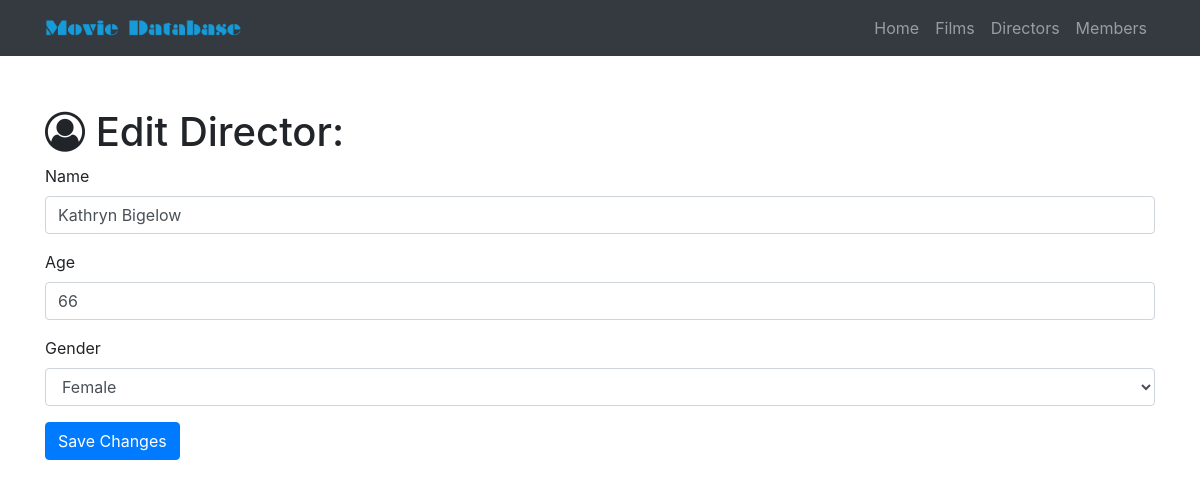
The app's page /director/edit/3 with its own data.
### base.py (models this page shows)
class Director(db.Model):
    __tablename__ = 'directors'
    id = db.Column(db.Integer, primary_key=True)
    name = db.Column(db.String(64))
    age = db.Column(db.Integer)
    gender=db.Column(db.String(64))
    films = db.relationship('Film', backref='director', cascade="delete")

### base.py (the view, shortened to what this page needs)
@app.route('/director/edit/<int:id>', methods=['GET', 'POST'])
def edit_director(id):
    director = Director.query.filter_by(id=id).first()
    if request.method == 'GET':
        return render_template('director-edit.html', director=director)

### templates/director-edit.html (shortened to what this page needs)
{% extends "home-base.html"%}
{% block page_content%}
  <div class="container">
    <h1 class="mt-5"><i class="fa fa-user-circle-o" aria-hidden="true"></i> Edit Director:</h1>
    <form action="/director/edit/{{director.id}}" method="post">
      <div class="form-group">
        <label>Name</label>
        <input class="form-control" type="text" name="name" value="{{director.name}}" required="true">
      </div>
      <div class="form-group">
        <label>Age</label>
        <input class="form-control" name="age" value="{{director.age}}" required="true">
      </div>
      <div class="form-group">
        <label>Gender</label>
        <select class="form-control" name="gender">
          {% for i in ('Male', 'Female')%}
              {% if i == director.gender %}
                <option selected="selected">{{i}}</option>
              {% else %}
                <option>{{i}}</option>
              {% endif %}
          {% endfor %}
        </select>
      </div>
      <button type="submit" class="btn btn-primary">Save Changes</button>
    </form>
  </div>
{% endblock%}

### static/css/base.css (style rules this page uses)
body { padding-top: 60px; }

### records on screen
Director: name "Kathryn Bigelow", age "66", gender "Female"
